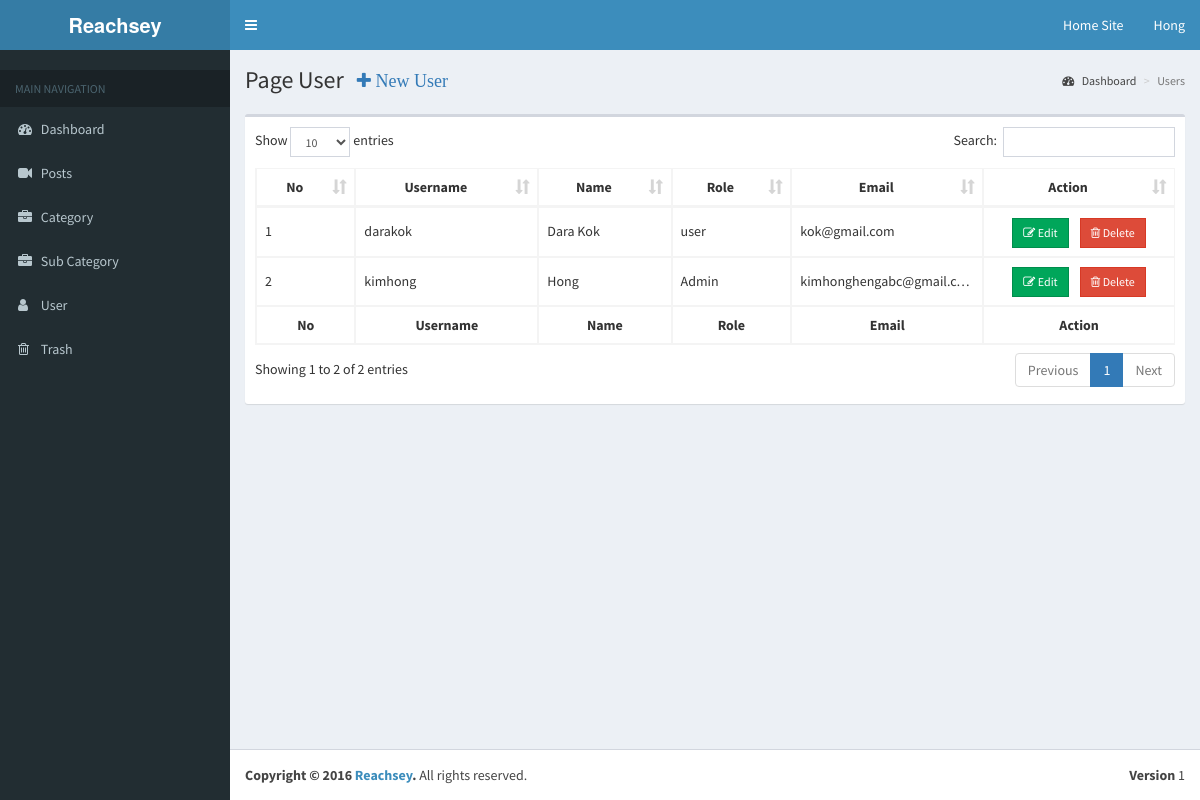
The page /admin/pages/users.php (signed in) on the database as committed earlier.
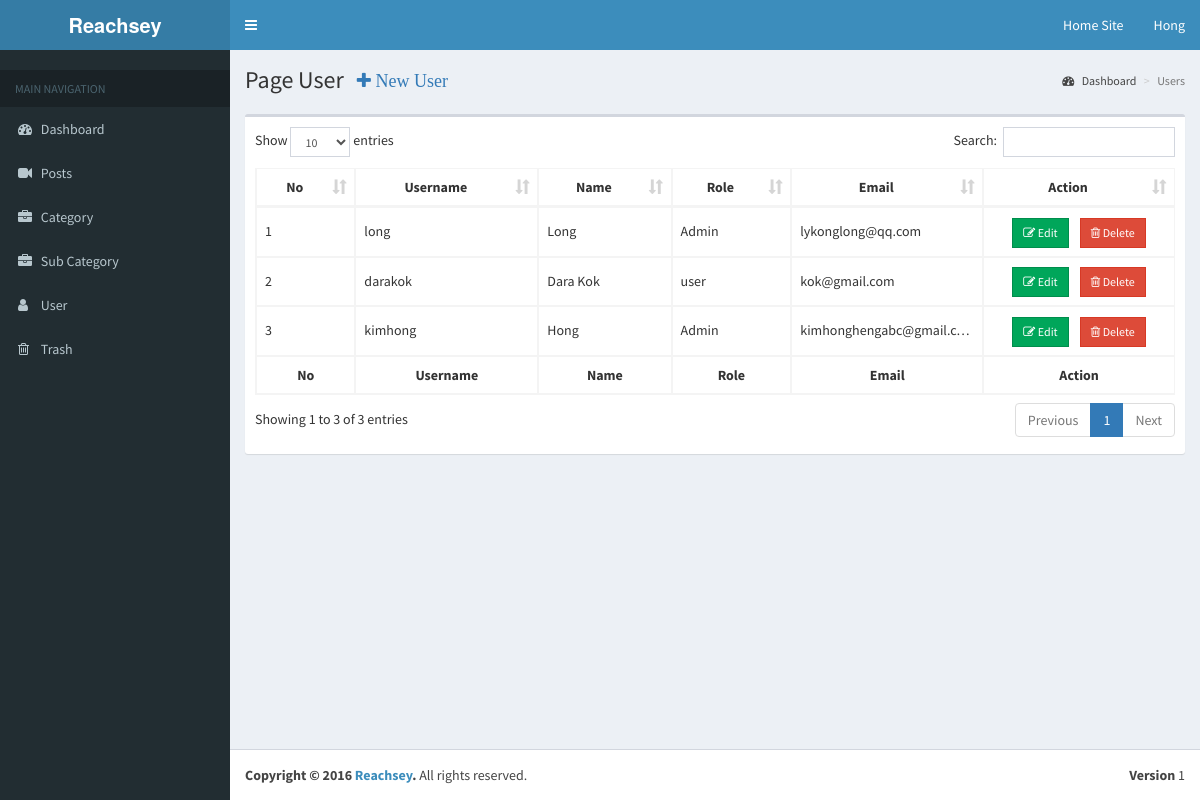
The same page on the database as committed later.
### tables this page shows
CREATE TABLE `users` (
  `user_id` int(20) NOT NULL AUTO_INCREMENT,
  `user_name` varchar(255) NOT NULL,
  `name` varchar(255) NOT NULL,
  `user_email` varchar(255) NOT NULL,
  `user_role` varchar(255) NOT NULL,
  `user_password` varchar(255) NOT NULL,
  PRIMARY KEY (`user_id`)
);

### admin/pages/include/view_all_user.php (the view, shortened to what this page needs)
<section class="content-header">
    <h1>
        Page User<button type="button" class="btn btn-link" data-toggle="modal" data-target="#myModal"><i style="font-size: large;" class="fa fa-plus">&nbsp;New User</i></button>
    </h1>
    <ol class="breadcrumb">
        <li><a href="../dashboard.php"><i class="fa fa-dashboard"></i> Dashboard</a></li>
        <li class="active">Users</li>
    </ol>
</section>
<section class="content">
    <div class="row">
        <div class="col-xs-12">
            <div class="box">
                <div class="box-body">
                    <table id="example1" class="table table-bordered table-hover">
                        <thead>
                        <tr>
                            <th>No</th>
                            <th>Username</th>
                            <th>Name</th>
                            <th>Role</th>
                            <th>Email</th>
                            <th>Action</th>
                        </tr>
                        </thead>
                        <tbody>
                        <?php
                        $query="select * from users";
                        $select_user=mysqli_query($connection,$query);
                        $n = mysqli_num_rows($select_user);
                        while($row = mysqli_fetch_assoc($select_user)){
                            $user_id= $row['user_id'];
                            $user_name= $row['user_name'];
                            $name= $row['name'];
                            $user_role= $row['user_role'];
                            $user_email= $row['user_email'];
                            ?>
                            <tr>
                                <td style="line-height: 30px;font-size:;"><?php echo $n;?></td>
                                <td style="line-height: 30px;font-size:;"><?php echo $user_name;?></td>
                                <td style="line-height: 30px;font-size:;"><?php echo $name;?></td>
                                <td style="line-height: 30px;font-size:;"><?php echo $user_role;?></td>
                                <td style="line-height: 30px;font-size:;"><?php echo $user_email;?></td>
                                <td align="center" style="line-height: 30px;font-size:;" ><a href="users.php?action=edit_user&user_id=<?php echo $user_id; ?>" class="btn btn-success btn-flat btn-sm"><i class="fa fa-edit"></i> Edit</a>&nbsp;&nbsp;&nbsp;&nbsp;<a href="users.php?delete=<?php echo $user_id;?>" onclick="return confirm('Are your sure?')" class="btn btn-danger btn-flat btn-sm"><i class="fa fa-trash-o"></i> Delete</a></td>
                            </tr>
                            <?php
                            $n--;
                        }
                        ?>
                        </tbody>
                        <tfoot>
                        <tr>
                            <th>No</th>
                            <th>Username</th>
                            <th>Name</th>
                            <th>Role</th>
                            <th>Email</th>
                            <th>Action</th>
                        </tr>
                        </tfoot>
                    </table>
                </div>
            </div>
        </div>
    </div>
</section>

### admin/pages/include/navigation.php (shortened to what this page needs)
<header class="main-header">
  <a href="index2.html" class="logo">
    <span class="logo-lg"><b>Reachsey</b></span>
  </a>
  <nav class="navbar navbar-static-top">
    <a href="#" class="sidebar-toggle" data-toggle="offcanvas" role="button">
    </a>
    <div class="navbar-custom-menu">
      <ul class="nav navbar-nav">
        <li class="dropdown messages-menu">
          <a href="#">Home Site</a>
        </li>
        <li class="dropdown user user-menu">
          <a href="#" class="dropdown-toggle" data-toggle="dropdown">
            <span class="hidden-xs"><?php echo $name;?></span>
          </a>
        </li>
      </ul>
    </div>
  </nav>
</header>
<aside class="main-sidebar">
  <section class="sidebar">
    <div class="user-panel">
    </div>
    <ul class="sidebar-menu">
      <li class="header">MAIN NAVIGATION</li>
      <?php
        if($user_role=='Admin'){
      ?>
      <li>
        <a href="dashboard.php">
          <i class="fa fa-dashboard"></i> <span>Dashboard</span>
        </a>
      </li>
      <li>
        <a href="posts.php">
          <i class="fa fa-video-camera"></i> <span>Posts</span>
        </a>
      </li>
      <li>
        <a href="category.php">
          <i class="fa fa-briefcase"></i> <span>Category</span>
        </a>
      </li>
      <li>
         <a href="sub_category.php">
           <i class="fa fa-briefcase"></i> <span>Sub Category</span>
         </a>
      </li>
      <li>
        <a href="users.php">
          <i class="fa fa-user"></i> <span>User</span>
        </a>
      </li>
    <li>
        <a href="trash.php">
            <i class="fa fa-trash-o"></i> <span>Trash</span>
        </a>
    </li>
      <?php
        }
      ?>
    </ul>
  </section>
</aside>

Rows that differ between the two databases and show on the page:
added users: user_name "long", name "Long", user_role "Admin", user_email "lykonglong@qq.com"
Other text that changed with them:
text written by a page script: "Show entries Search: Showing 1 to 2 of 2 entries Previous 1 Next" → "Show entries Search: Showing 1 to 3 of 3 entries Previous 1 Next"
